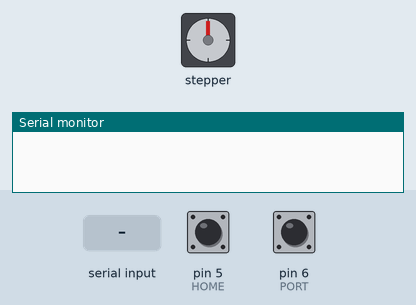
Simulated run of this sketch. Board: Arduino Uno, built with avr-gcc and run on an emulated ATmega328P. On the bench: stepper motor, the last lines printed to the serial monitor. The test bench sets the inputs (shaded band); at power-on: pin 6 (PORT) HIGH, pin 5 (HOME) HIGH. Stepper angles assume 3200 steps per turn.

Above: at 4.2 s.
4.3 s: "n" received over Serial
At 5.2 s:
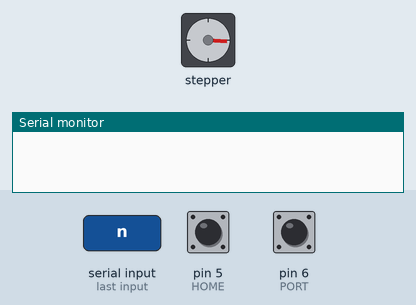
6.1 s: pin 6 (PORT) pulled LOW for 0.15 s
At 6.4 s:
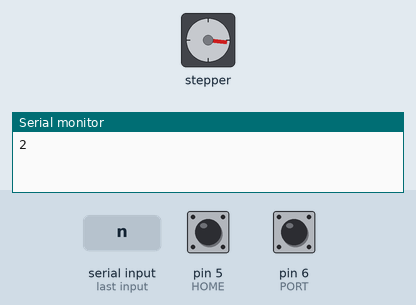
7.7 s: "h" received over Serial
At 9.0 s:
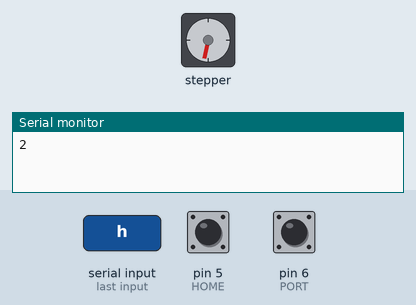
9.5 s: pin 6 (PORT) pulled LOW for 1 s
At 15.7 s:
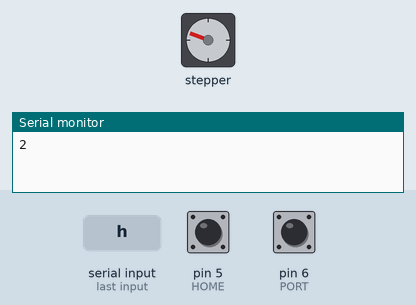
Timing chart, 0 to 16.3 s (numbered marks = the images above; inputs shaded):
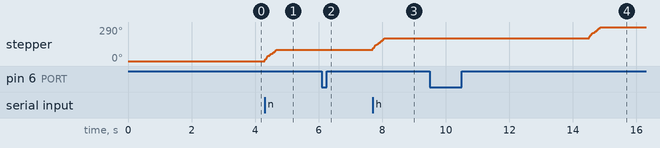

The sketch:

RotaryValve.ino
```cpp
#include <Arduino.h>
#include "DRV8825.h"
//#include "BasicStepperDriver.h"

// Motor steps per revolution. Most steppers are 200 steps or 1.8 degrees/step
#define MOTOR_STEPS 200
#define RPM 60
// Microstepping mode. If you hardwired it to save pins, set to the same value here.
#define MICROSTEPS 16


#define DIR 10
#define STEP 9
#define ENA 8

#define HOME 5
#define PORT 6

DRV8825 stepper(MOTOR_STEPS, DIR, STEP, ENA);
//BasicStepperDriver stepper(MOTOR_STEPS, DIR, STEP, ENA);
char x;
boolean DEBUG = false;

bool homePort = false;
bool port = false;
int portNumber = 1;

void setup() {
  // put your setup code here, to run once:

  Serial.begin(115200);

  pinMode(HOME, INPUT_PULLUP);
  pinMode(PORT, INPUT_PULLUP);


  stepper.begin(RPM, MICROSTEPS);

  // if using enable/disable on ENABLE pin (active LOW) instead of SLEEP uncomment next line
  stepper.setEnableActiveState(LOW);

if(DEBUG){
  Serial.println("START");
}


}

void loop() {
  while(!Serial.available());

  x = Serial.read();

  if(x == 'n'){
     moveToNexPort(true);
     returnPortNumber();
  }

  if(x == 'h'){
     moveToHomePort();
     returnPortNumber();
  }

  if(x == 'c'){
     returnPortNumber();
  }

  if(x == 'd'){
     if(DEBUG){
       DEBUG = false;
       Serial.println("Debug mode off");
     }else{
       DEBUG = true;
       Serial.println("Debug mode on");
     }
  }

  if(DEBUG){
    if(x == 't'){
       move20(true);
        Serial.println(digitalRead(HOME));
        Serial.println(digitalRead(PORT));
    }
  }

}

void returnPortNumber(){
  Serial.println(portNumber);
 }

void moveToHomePort(){

    while(digitalRead(HOME) != LOW){
      moveToNexPort(true);
      delay(5000);
    }
  if(DEBUG){
    Serial.println("Reached Home!");
  }
    portNumber = 1;
}

void moveToNexPort(bool dir){
  int dirMultiplier = 1;
  if(!dir){
    dirMultiplier = -1;
  }

  if(DEBUG){
    Serial.println("Starting Motor");
  }

  stepper.enable();

  stepper.rotate(dirMultiplier*45);

  stepper.startRotate(dirMultiplier*50);

  while(digitalRead(PORT) != LOW){
     unsigned wait_time_micros = stepper.nextAction();
  }


  stepper.stop();

  if(DEBUG){
    Serial.println("Reached port, moving microsteps");
  }

  stepper.move(dirMultiplier*24);

  stepper.stop();

  stepper.disable();

  portNumber = portNumber + dirMultiplier;

  if(portNumber > 4){
    portNumber = 1;
  }

  if(portNumber < 1){
    portNumber = 4;
  }

  if(DEBUG){
    Serial.println("Reached port number");
    Serial.println(portNumber);
  }

}

void move20(bool dir){
  int dirMultiplier = 1;
  if(!dir){
    dirMultiplier = -1;
  }

  Serial.println("Starting Motor");
  stepper.enable();

  stepper.rotate(dirMultiplier*45);


  stepper.stop();

  stepper.disable();


}
```

Measured:
- after the input at 4.3 s, stepper: turns 94° clockwise in 0.36 s, starting at once
- after the input at 7.7 s, stepper: turns 95° clockwise in 0.36 s, starting at once
